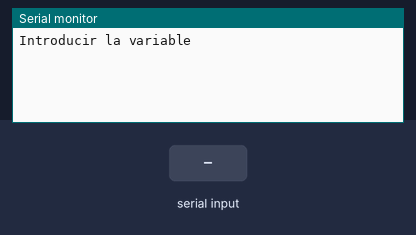
The sketch below on a simulated Arduino Uno, built with avr-gcc and run on an emulated ATmega328P. On the bench: the last lines printed to the serial monitor. The inputs (shaded band) are chosen by the test bench.

Above: at 1.2 s.
1.3 s: "90,45\n" received over Serial
At 1.8 s:
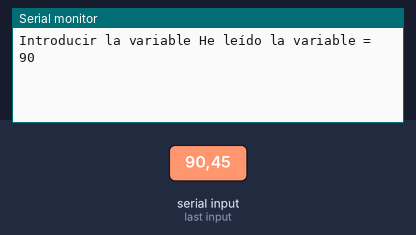
3.8 s: "30,150\n" received over Serial
At 5.4 s:
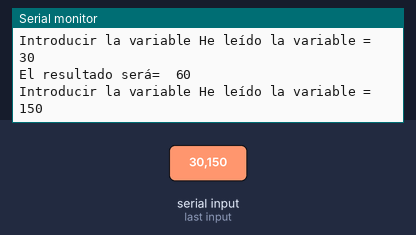
Timing chart, 0 to 6.9 s (numbered marks = the images above; inputs shaded):
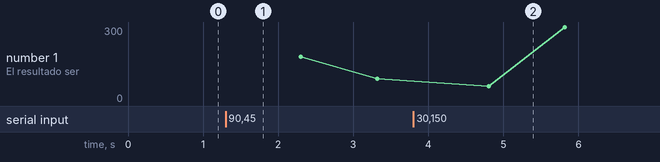

Measured:
- after the input at 1.3 s, the serial monitor: prints a new line at once (image 1)
- after the input at 3.8 s, the serial monitor: prints a new line at once (image 2)

The sketch:

Ejemplo_escribir_monitor.ino
```cpp
void setup(){
//inicializar el monitor serie
	Serial.begin(9600);
	Serial.print("Introducir la variable ");
}

void loop(){
	// crear variable
	int miVble;
	int multVble;


	 if (Serial.available() > 0) {

		miVble = Serial.parseInt();
		Serial.print("He leído la variable =  ");
		Serial.println(miVble, DEC);

		//Multiplicar la variable
		multVble = 2*miVble;
		delay(1000);
		Serial.print("El resultado será=  ");
		Serial.println(multVble, DEC);
		Serial.print("Introducir la variable ");
	 }

}
```
